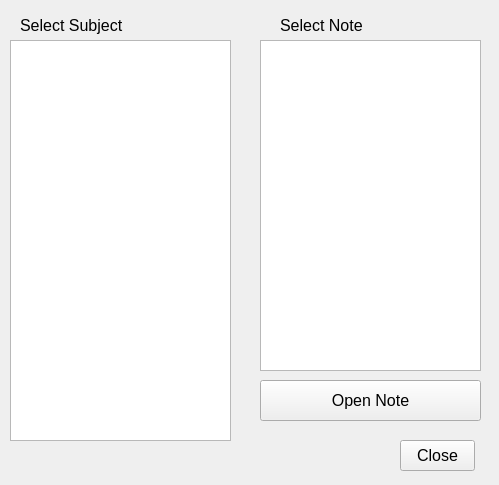
<?xml version="1.0" encoding="UTF-8"?>
<ui version="4.0">
 <class>OpenNote</class>
 <widget class="QWidget" name="OpenNote">
  <property name="geometry">
   <rect>
    <x>0</x>
    <y>0</y>
    <width>499</width>
    <height>485</height>
   </rect>
  </property>
  <property name="windowTitle">
   <string>Select Note To Open</string>
  </property>
  <widget class="QListWidget" name="lWSelectNote">
   <property name="geometry">
    <rect>
     <x>260</x>
     <y>40</y>
     <width>221</width>
     <height>331</height>
    </rect>
   </property>
   <property name="font">
    <font>
     <pointsize>15</pointsize>
    </font>
   </property>
  </widget>
  <widget class="QLabel" name="label_2">
   <property name="geometry">
    <rect>
     <x>280</x>
     <y>15</y>
     <width>101</width>
     <height>21</height>
    </rect>
   </property>
   <property name="font">
    <font>
     <pointsize>12</pointsize>
    </font>
   </property>
   <property name="text">
    <string>Select Note</string>
   </property>
  </widget>
  <widget class="QLabel" name="label">
   <property name="geometry">
    <rect>
     <x>20</x>
     <y>10</y>
     <width>111</width>
     <height>31</height>
    </rect>
   </property>
   <property name="font">
    <font>
     <pointsize>12</pointsize>
    </font>
   </property>
   <property name="text">
    <string>Select Subject</string>
   </property>
  </widget>
  <widget class="QListWidget" name="lWSelectSubject">
   <property name="geometry">
    <rect>
     <x>10</x>
     <y>40</y>
     <width>221</width>
     <height>401</height>
    </rect>
   </property>
   <property name="font">
    <font>
     <pointsize>15</pointsize>
    </font>
   </property>
  </widget>
  <widget class="QPushButton" name="pBOpen">
   <property name="geometry">
    <rect>
     <x>260</x>
     <y>380</y>
     <width>221</width>
     <height>41</height>
    </rect>
   </property>
   <property name="font">
    <font>
     <pointsize>12</pointsize>
    </font>
   </property>
   <property name="text">
    <string>Open Note</string>
   </property>
  </widget>
  <widget class="QPushButton" name="pBClose">
   <property name="geometry">
    <rect>
     <x>400</x>
     <y>440</y>
     <width>75</width>
     <height>31</height>
    </rect>
   </property>
   <property name="font">
    <font>
     <pointsize>12</pointsize>
    </font>
   </property>
   <property name="text">
    <string>Close</string>
   </property>
  </widget>
 </widget>
 <resources/>
 <connections>
  <connection>
   <sender>pBClose</sender>
   <signal>clicked()</signal>
   <receiver>OpenNote</receiver>
   <slot>close()</slot>
   <hints>
    <hint type="sourcelabel">
     <x>436</x>
     <y>438</y>
    </hint>
    <hint type="destinationlabel">
     <x>723</x>
     <y>439</y>
    </hint>
   </hints>
  </connection>
 </connections>
</ui>
